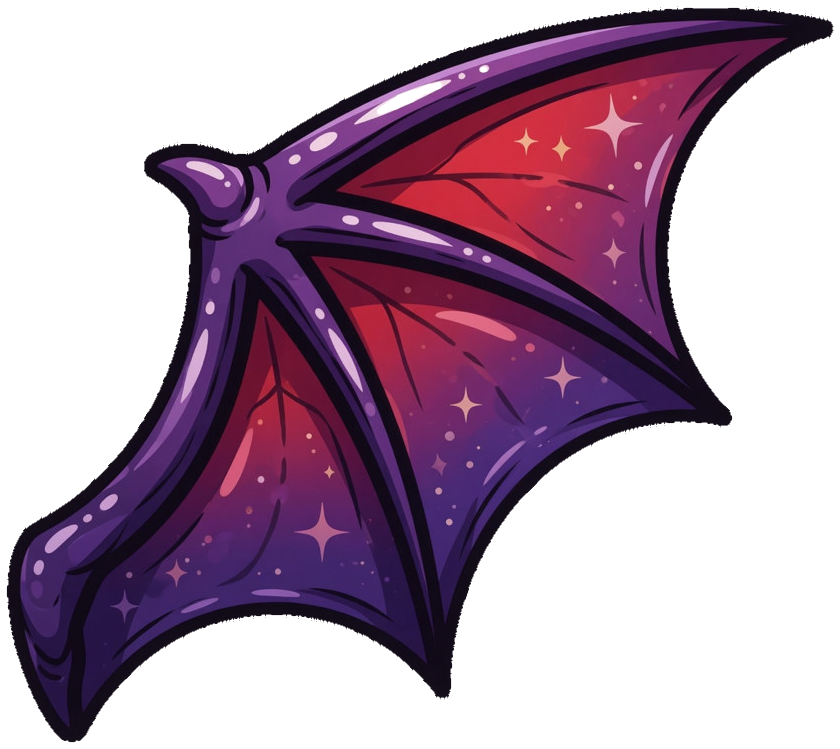
#> input picture assets/cards/ingredients/bat_wing.png, 840 x 749 px
$ python prepare_score_flask.py ../assets/cards/ingredients/bat_wing.png
#> lines starting #> are read from the running program, lines starting #| are printed output that depends on the picture; after the words box and inside, x2 and y2 are one past the last pixel; in counts of white or black regions, pixels touching at a corner belong together
"""Prepare the score flask sprite — remove ONLY exterior white background."""
from __future__ import annotations

import sys
from collections import deque
from pathlib import Path

import numpy as np
from PIL import Image

ROOT = Path(__file__).resolve().parents[1]
DEFAULT_SRC = (
    Path.home()
    / ".grok/sessions/C%3A%5CUsers%5Cridou%5COneDrive%5CDesktop%5CRPG"
    / "019f0c65-4a6b-7de2-a35a-8d36f667a4c6/assets"
    / "image-e00ad163-275b-4527-933c-44be22468151.jpg"
)
OUT = ROOT / "assets/sprites/score_flask.png"


def is_exterior_background(rgb: tuple[int, int, int]) -> bool:
    """Exterior canvas white — stops before glass interior (~234 RGB)."""
    minimum = min(rgb)
    maximum = max(rgb)
    return minimum >= 243 and (maximum - minimum) < 15


def flood_exterior_background(rgb: np.ndarray) -> np.ndarray:
    height, width = rgb.shape[:2]
    background = np.zeros((height, width), dtype=bool)
    queue: deque[tuple[int, int]] = deque()

    def try_seed(y: int, x: int) -> None:
        if not background[y, x] and is_exterior_background(tuple(rgb[y, x])):
            background[y, x] = True
            queue.append((y, x))

    for x in range(width):
        try_seed(0, x)
        try_seed(height - 1, x)
    for y in range(height):
        try_seed(y, 0)
        try_seed(y, width - 1)

    while queue:
        y, x = queue.popleft()
        for dy, dx in ((-1, 0), (1, 0), (0, -1), (0, 1)):
            ny, nx = y + dy, x + dx
            if (
                0 <= ny < height
                and 0 <= nx < width
                and not background[ny, nx]
                and is_exterior_background(tuple(rgb[ny, nx]))
            ):
                background[ny, nx] = True
                queue.append((ny, nx))
    return background


def dilate(mask: np.ndarray, depth: int = 1) -> np.ndarray:
    result = mask.copy()
    for _ in range(depth):
        expanded = result.copy()
        for dy in (-1, 0, 1):
            for dx in (-1, 0, 1):
                if dy == 0 and dx == 0:
                    continue
                shifted = np.roll(expanded, shift=(dy, dx), axis=(0, 1))
                if dy < 0:
                    shifted[dy:, :] = False
                elif dy > 0:
                    shifted[:dy, :] = False
                if dx < 0:
                    shifted[:, dx:] = False
                elif dx > 0:
                    shifted[:, :dx] = False
                result |= shifted
    return result


def zero_transparent_rgb(data: np.ndarray) -> int:
    transparent = data[:, :, 3] == 0
    changed = int(transparent.sum())
    data[transparent, 0] = 0
    data[transparent, 1] = 0
    data[transparent, 2] = 0
    return changed


def clear_exterior_white_fringe(data: np.ndarray) -> int:
    """Remove opaque white halo pixels that touch transparent exterior only."""
    rgb = data[:, :, :3].astype(np.int16)
    minimum = rgb.min(axis=2)
    maximum = rgb.max(axis=2)
    delta = maximum - minimum
    alpha = data[:, :, 3]

    transparent = alpha == 0
    fringe = (
        dilate(transparent, 1)
        & (alpha > 0)
        & (minimum >= 236)
        & (delta < 25)
    )
    cleared = int(fringe.sum())
    data[fringe, 0] = 0
    data[fringe, 1] = 0
    data[fringe, 2] = 0
    data[fringe, 3] = 0
    return cleared


def prepare(src: Path, out: Path) -> None:
    image = Image.open(src).convert("RGB")
    rgb = np.array(image)
    background = flood_exterior_background(rgb)

    rgba = np.zeros((rgb.shape[0], rgb.shape[1], 4), dtype=np.uint8)
    rgba[:, :, :3] = rgb
    rgba[:, :, 3] = np.where(background, 0, 255).astype(np.uint8)

    zeroed = zero_transparent_rgb(rgba)
    fringe_cleared = clear_exterior_white_fringe(rgba)

    out.parent.mkdir(parents=True, exist_ok=True)
    Image.fromarray(rgba, "RGBA").save(out)
    opaque = int((rgba[:, :, 3] > 0).sum())
    trans_white = int(
        ((rgba[:, :, 3] == 0) & (rgba[:, :, :3].max(axis=2) > 0)).sum()
    )
    print(
        f"Saved {out.relative_to(ROOT)}: opaque={opaque}, "
        f"transparent_rgb_zeroed={zeroed}, fringe_cleared={fringe_cleared}, "
        f"trans_with_color_left={trans_white}"
    )


def main() -> int:
    src = Path(sys.argv[1]) if len(sys.argv) > 1 else DEFAULT_SRC
    if not src.exists():
        print(f"Missing source image: {src}")
        return 1
    prepare(src, OUT)
#> in prepare, `image = Image.open(src).convert("RGB")`:
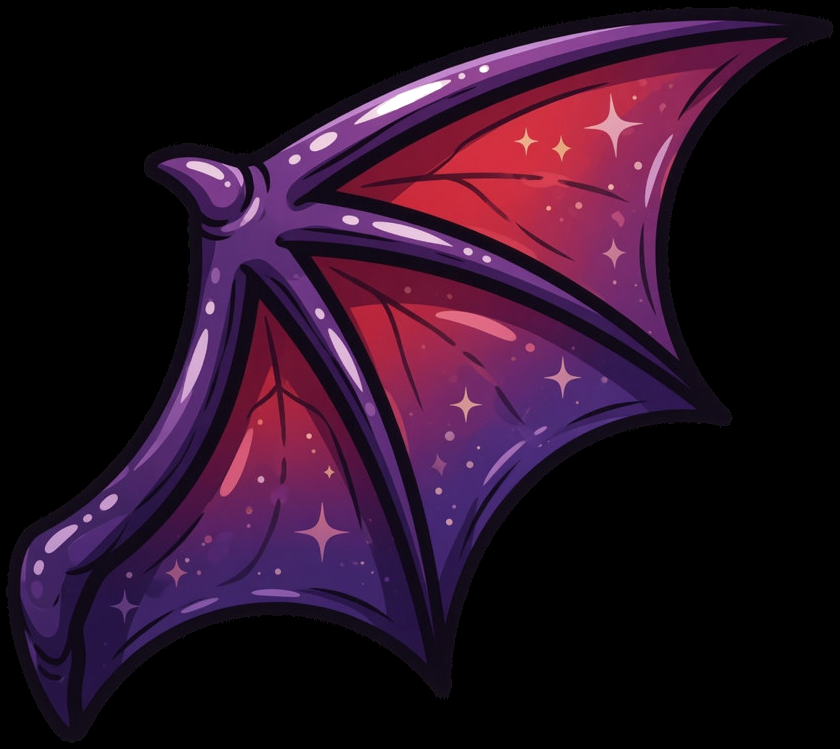
#> image: PIL image 840x749 RGB; mean R, G, B 40.3, 16.4, 36
#> in zero_transparent_rgb, `changed = int(transparent.sum())`: changed = 0
#> in clear_exterior_white_fringe, `minimum = rgb.min(axis=2)`:
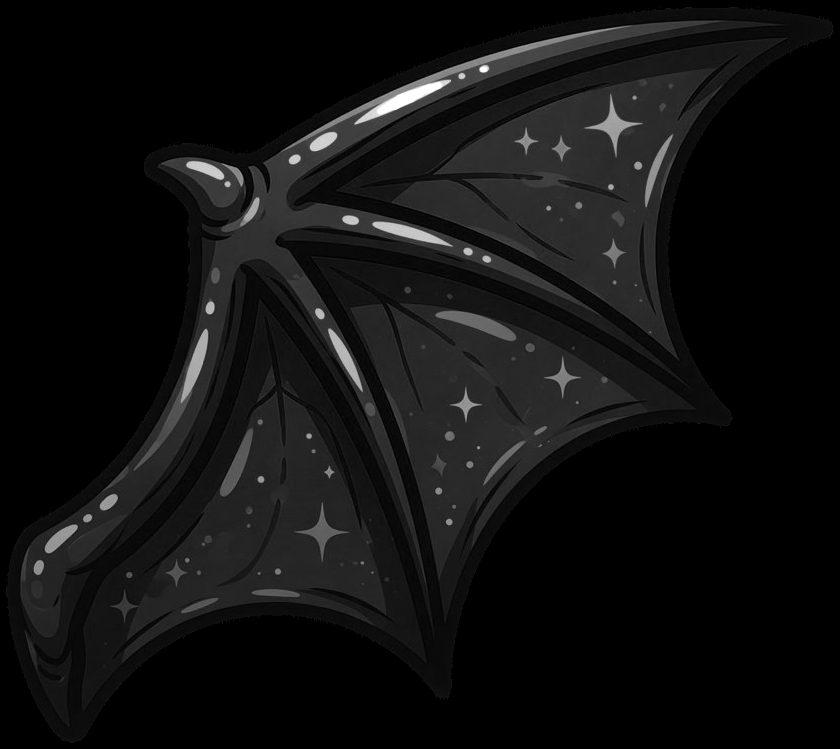
#> minimum: shape (749, 840) int16; min 0, max 255, mean 16.4
#> in clear_exterior_white_fringe, `maximum = rgb.max(axis=2)`:
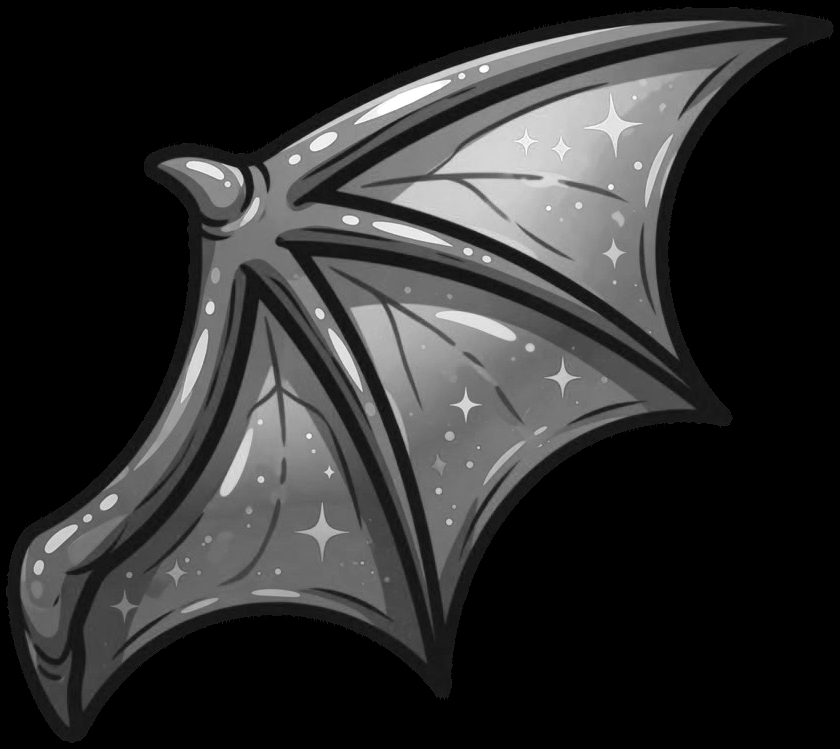
#> maximum: shape (749, 840) int16; min 0, max 255, mean 46.1
#> in clear_exterior_white_fringe, `delta = maximum - minimum`:
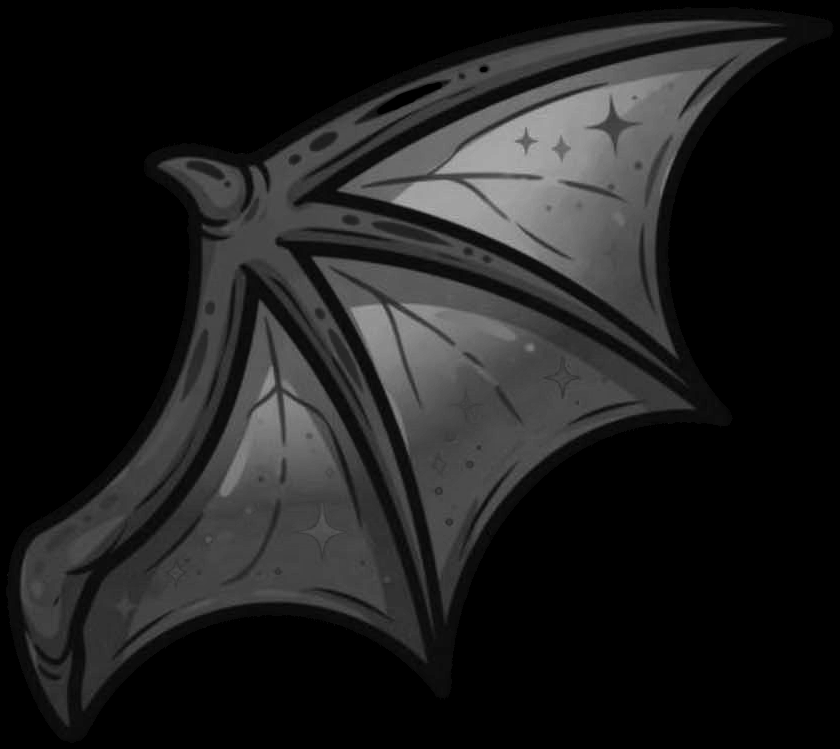
#> delta: shape (749, 840) int16; min 0, max 183, mean 29.7
#> in prepare, `opaque = int((rgba[:, :, 3] > 0).sum())`: opaque = 629160
#> in prepare, `trans_white = int( ((rgba[:, :, 3] == 0) & (rgba[:, :, :3].max(axis=2)..`: trans_white = 0
#| Saved assets/sprites/score_flask.png: opaque=629160, transparent_rgb_zeroed=0, fringe_cleared=0, trans_with_color_left=0
    return 0


if __name__ == "__main__":
    raise SystemExit(main())
#> (the program exits here)

$ run again, on assets/cards/ingredients/boom_berry.png
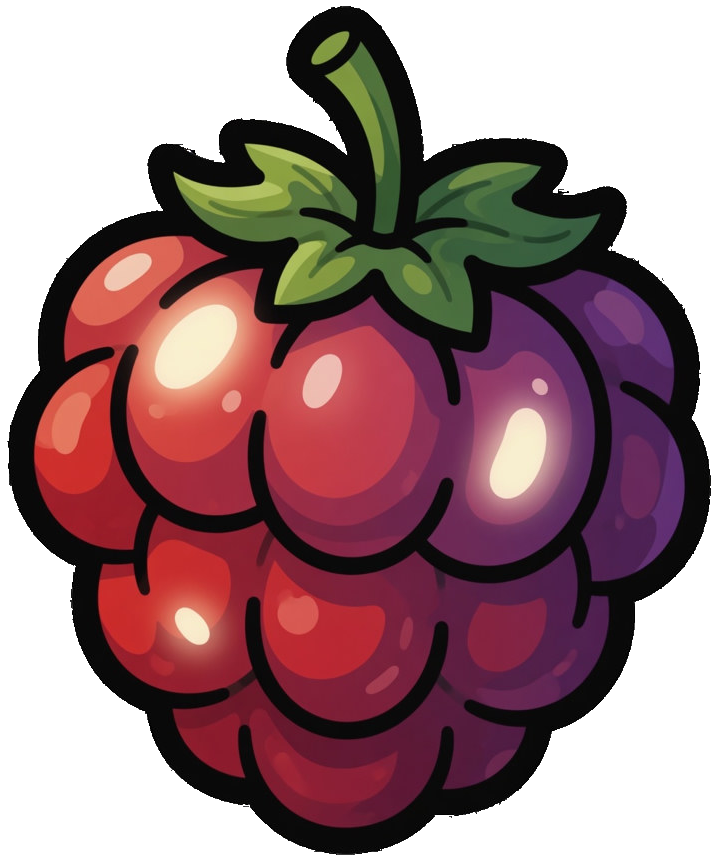
#> input picture assets/cards/ingredients/boom_berry.png, 717 x 861 px
#> in prepare, `background = flood_exterior_background(rgb)`:
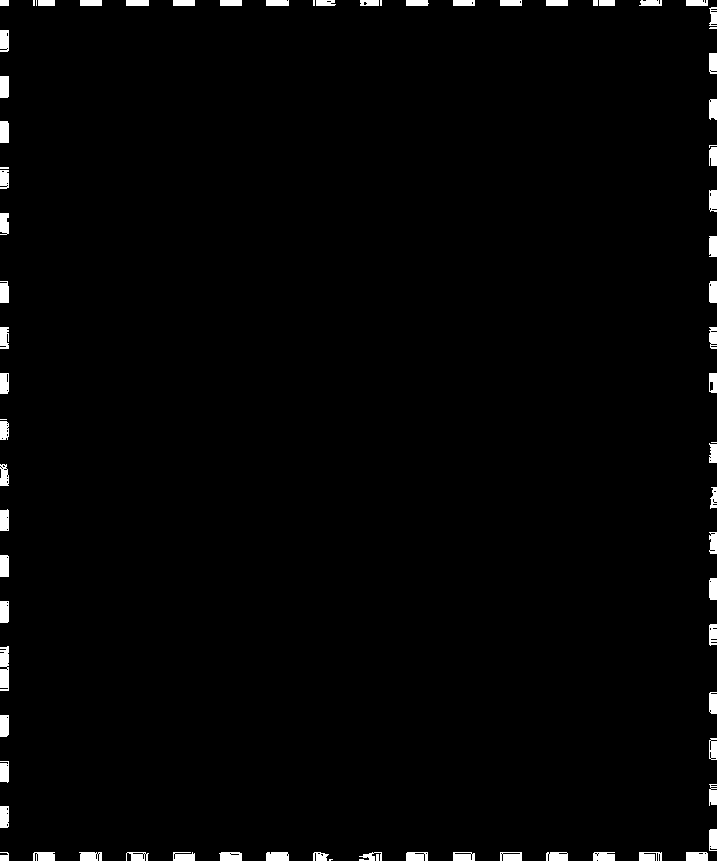
#> background: shape (861, 717) bool; 1.7% white; 79 white regions (10 under 20 px), largest, box (x1, y1, x2, y2) and area: (0, 646, 9, 691) 361, (266, 852, 289, 861) 200, (0, 76, 9, 98) 197
#> changed = 10589
#> fringe: shape (861, 717) bool; 0.22% white in thin lines or dots
#> cleared = 1339
#> in clear_exterior_white_fringe, `data[fringe, 3] = 0`:
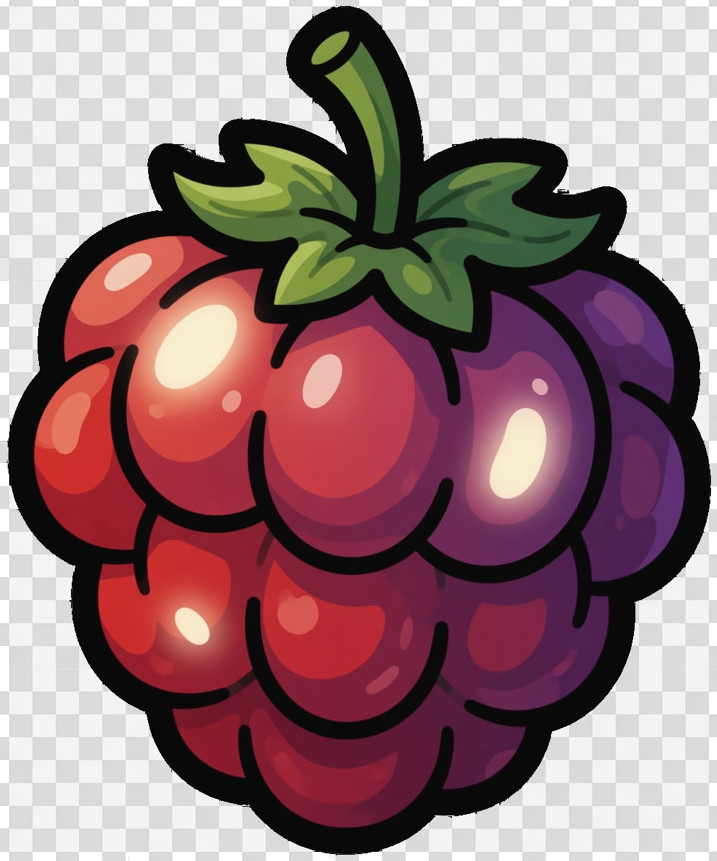
#> data: shape (861, 717, 4); mean R, G, B, A 142.9, 110.7, 114.7, 250.1; transparent parts drawn white
#> opaque = 605409
#> trans_white = 0
#| Saved assets/sprites/score_flask.png: opaque=605409, transparent_rgb_zeroed=10589, fringe_cleared=1339, trans_with_color_left=0

$ run again, on assets/cards/ingredients/chicken.png
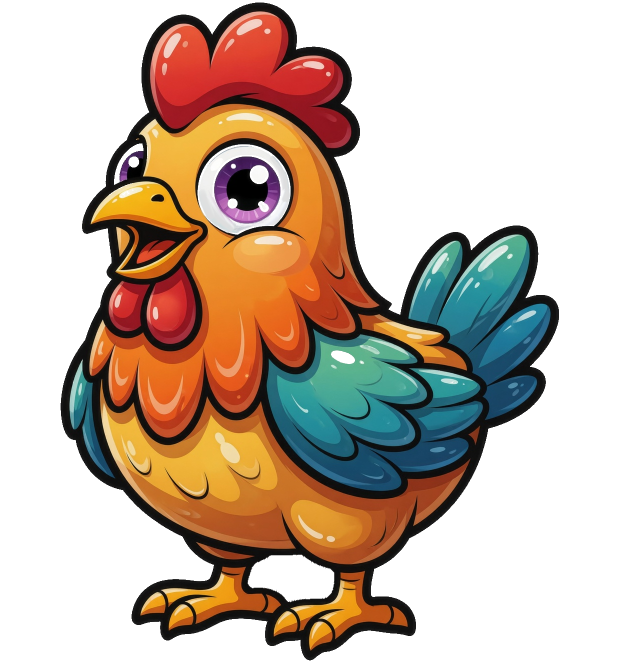
#> input picture assets/cards/ingredients/chicken.png, 1240 x 1327 px (shown at 1/2 size)
#> in prepare, `image = Image.open(src).convert("RGB")`:
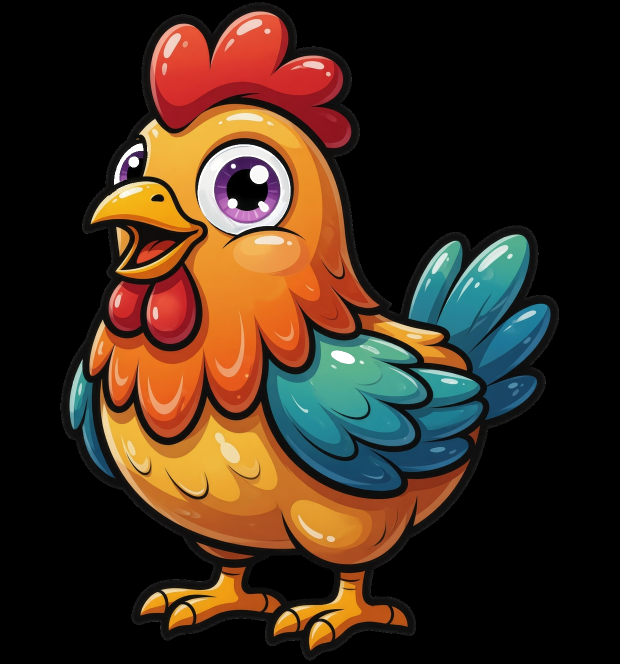
#> image: PIL image 1240x1327 RGB (shown at 1/2 size); mean R, G, B 60.9, 43.1, 28.8
#> changed = 0
#> in clear_exterior_white_fringe, `delta = maximum - minimum`:
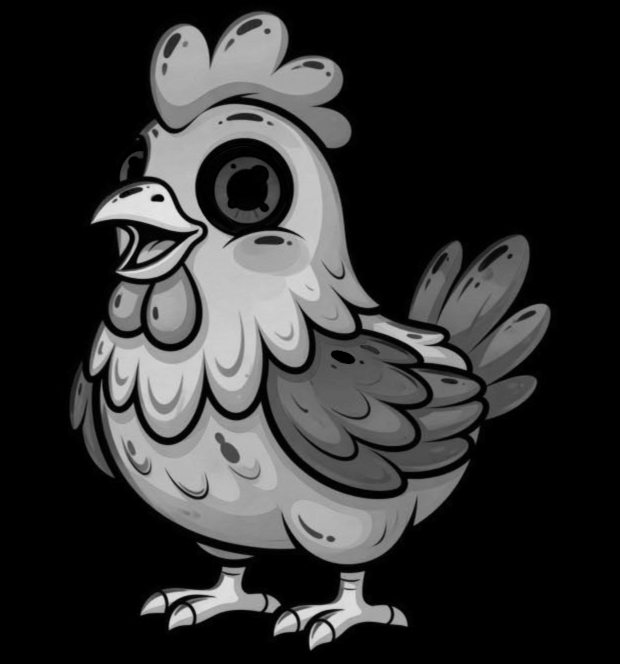
#> delta: shape (1327, 1240) int16 (shown at 1/2 size); min 0, max 234, mean 48.2
#> alpha: shape (1327, 1240); every value is 255
#> opaque = 1645480
#> trans_white = 0
#| Saved assets/sprites/score_flask.png: opaque=1645480, transparent_rgb_zeroed=0, fringe_cleared=0, trans_with_color_left=0

$ run again, on assets/cards/ingredients/chili_pepper.png
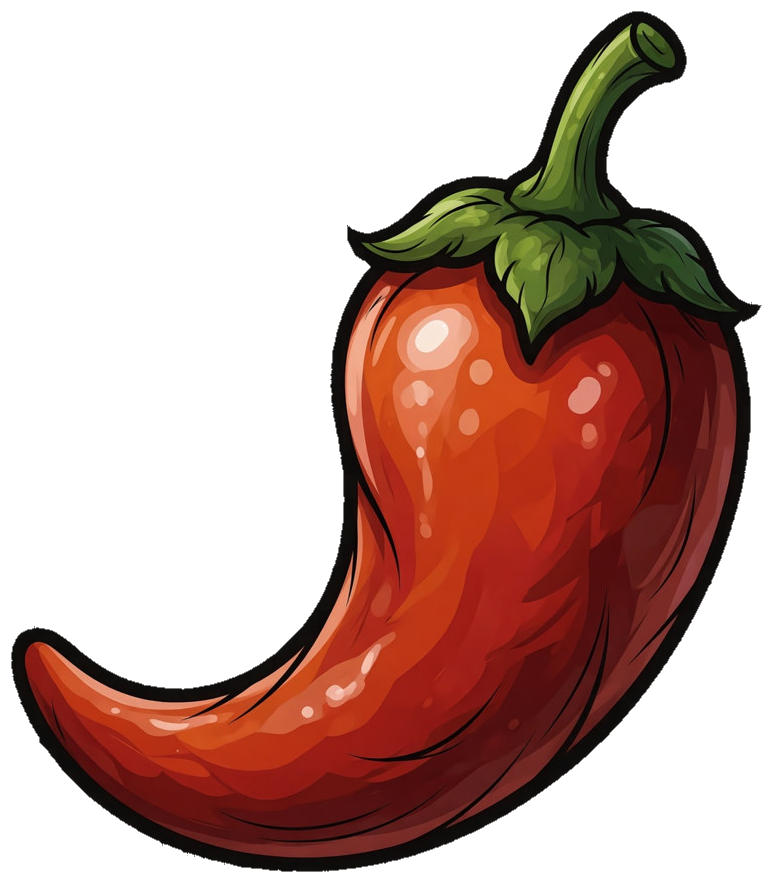
#> input picture assets/cards/ingredients/chili_pepper.png, 773 x 884 px
#> in prepare, `image = Image.open(src).convert("RGB")`:
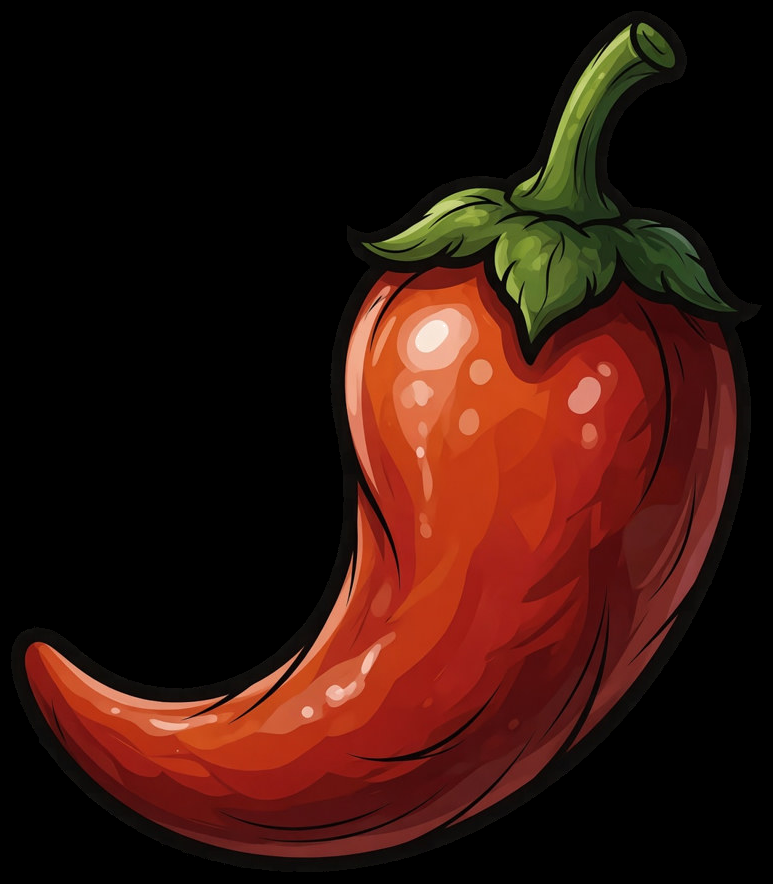
#> image: PIL image 773x884 RGB; mean R, G, B 50.7, 19.8, 12.4
#> changed = 0
#> in clear_exterior_white_fringe, `delta = maximum - minimum`:
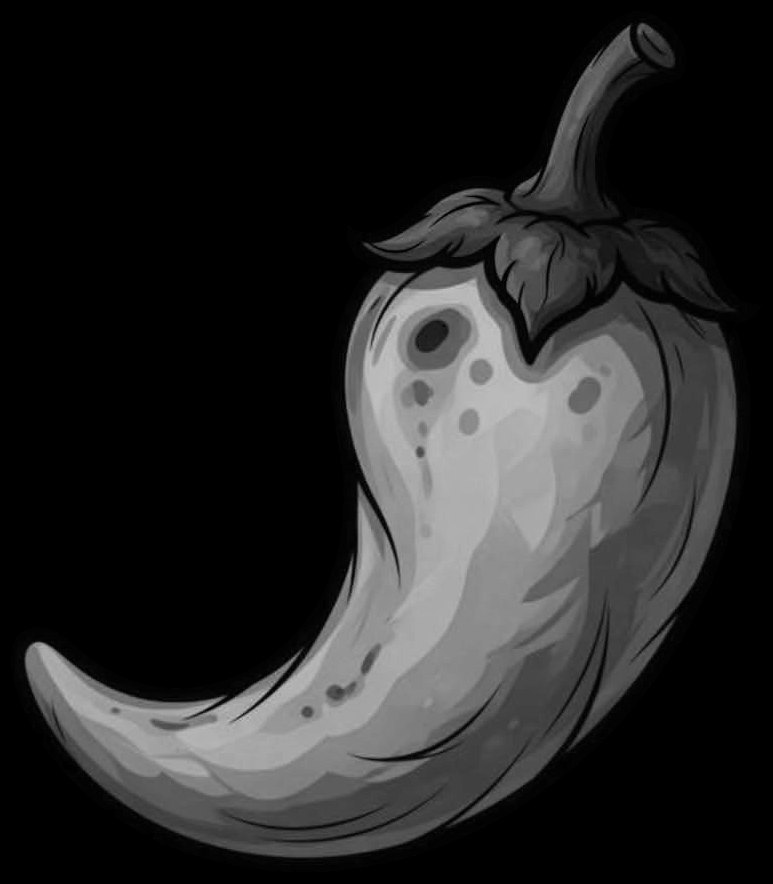
#> delta: shape (884, 773) int16; min 0, max 198, mean 39.3
#> alpha: shape (884, 773); every value is 255
#> opaque = 683332
#> trans_white = 0
#| Saved assets/sprites/score_flask.png: opaque=683332, transparent_rgb_zeroed=0, fringe_cleared=0, trans_with_color_left=0
